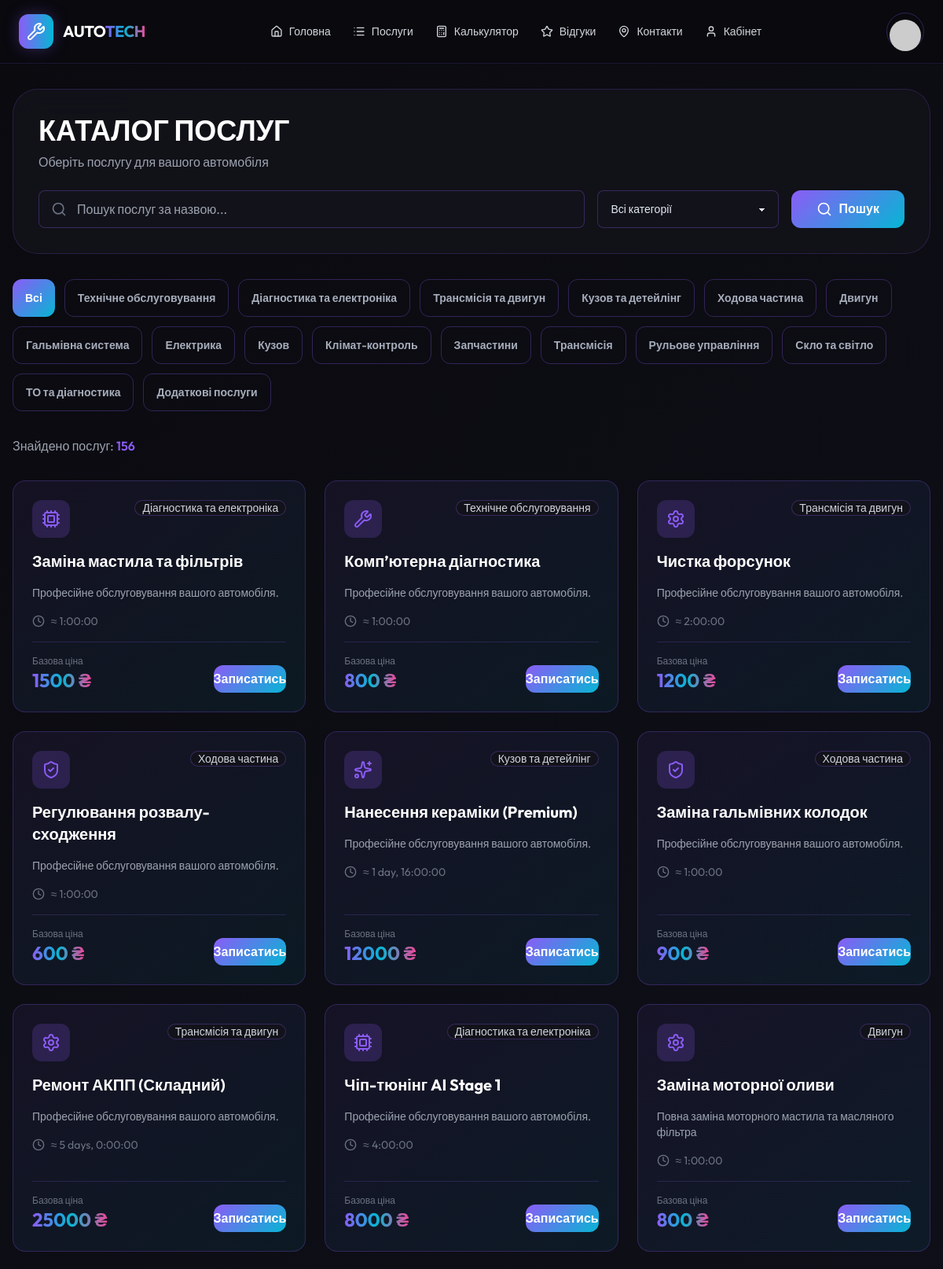
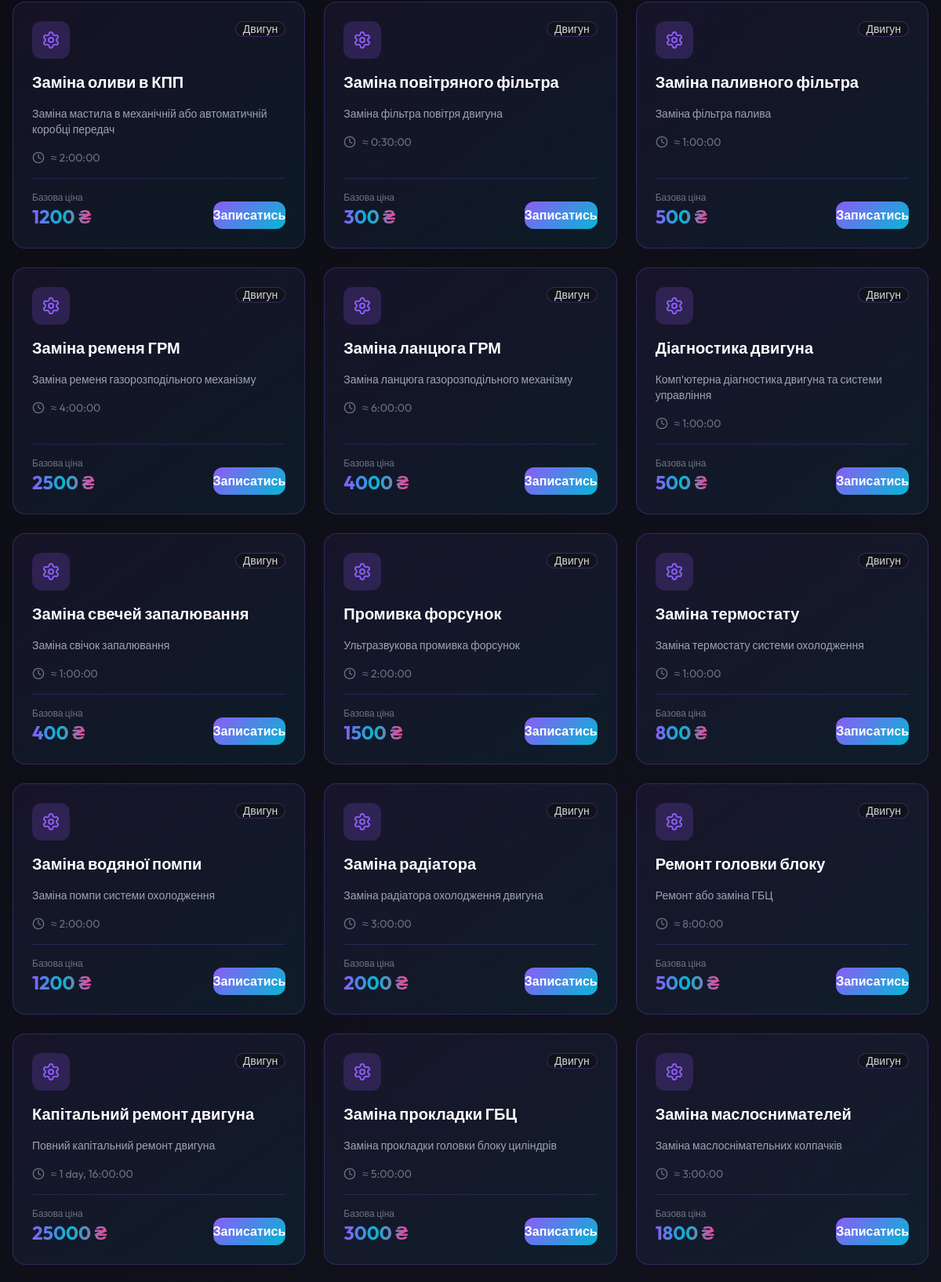
Screenshot of /services/ (signed in, upper part) with the database file from the repository (2 pictures, top to bottom).
### services/models.py (models this page shows, shortened)
class ServiceCategory(models.Model):
    name = models.CharField(max_length=100, verbose_name=_("Категорія"))
    icon = models.CharField(max_length=50, blank=True, help_text="Lucide icon name")
    class Meta:
        verbose_name = _("Категорія послуг")
        verbose_name_plural = _("Категорії послуг")

class Service(models.Model):
    category = models.ForeignKey(ServiceCategory, on_delete=models.CASCADE, related_name="services")
    name = models.CharField(max_length=200, verbose_name=_("Назва послуги"))
    description = models.TextField(blank=True, verbose_name=_("Опис"))
    base_price = models.DecimalField(max_digits=10, decimal_places=2, verbose_name=_("Базова ціна"))
    estimated_time = models.DurationField(verbose_name=_("Орієнтовний час"))
    class Meta:
        verbose_name = _("Послуга")
        verbose_name_plural = _("Послуги")

### services/views.py (the view)
# urls.py: path("", views.ServiceListView.as_view(), name="list"),
class ServiceListView(ListView):
    model = Service
    template_name = "services/list.html"
    context_object_name = "services"
    def get_context_data(self, **kwargs):
        context = super().get_context_data(**kwargs)
        context["categories"] = ServiceCategory.objects.all()
        context["search_query"] = self.request.GET.get("search", "")
        context["category_id"] = self.request.GET.get("category", "")
        return context
    def get_queryset(self):
        queryset = super().get_queryset()
        category_id = self.request.GET.get("category")
        if category_id:
            queryset = queryset.filter(category_id=category_id)
        search_query = self.request.GET.get("search", "")
        if search_query:
            queryset = queryset.filter(name__icontains=search_query) | queryset.filter(
                description__icontains=search_query
            )
        return queryset

### templates/services/list.html (shortened to what this page needs)
{% extends 'base.html' %}
{% load static %}
{% block content %}
<div class="space-y-8">
    <div class="glass-panel rounded-[32px] p-8">
        <h1 class="text-4xl font-black text-white mb-2">КАТАЛОГ ПОСЛУГ</h1>
        <p class="text-gray-400 mb-6">Оберіть послугу для вашого автомобіля</p>
        <form method="get" class="space-y-4">
            <div class="flex flex-col md:flex-row gap-4">
                <div class="flex-1 relative">
                    <i data-lucide="search" class="absolute left-4 top-1/2 -translate-y-1/2 w-5 h-5 text-gray-500"></i>
                    <input type="text"
                           name="search"
                           value="{{ search_query|default:'' }}"
                           placeholder="Пошук послуг за назвою..."
                           class="input input-bordered w-full pl-12 bg-cyber-surface border-cyber-purple/30 focus:border-cyber-purple h-12"
                    />
                </div>
                <select name="category" class="select select-bordered bg-cyber-surface border-cyber-purple/30 h-12 min-w-[200px]">
                    <option value="">Всі категорії</option>
                </select>
                <button type="submit" class="btn-cyber h-12 px-8 rounded-xl">
                    <i data-lucide="search" class="w-5 h-5"></i>
                    <span class="ml-2">Пошук</span>
                </button>
            </div>
        </form>
    </div>
    <div class="flex flex-wrap gap-3">
        <a href="{% url 'services:list' %}" class="btn {% if not category_id %}btn-cyber{% else %}btn-outline border-cyber-purple/30{% endif %} rounded-xl">
            Всі
        </a>
        {% for cat in categories %}
        <a href="{% url 'services:list' %}?category={{ cat.id }}" class="btn {% if category_id == cat.id|stringformat:"s" %}btn-cyber{% else %}btn-outline border-cyber-purple/30{% endif %} rounded-xl">
            {{ cat.name }}
        </a>
        {% endfor %}
    </div>
    <div class="text-gray-400">
        Знайдено послуг: <span class="text-cyber-purple font-semibold">{{ services|length }}</span>
    </div>
    <div class="grid grid-cols-1 md:grid-cols-2 lg:grid-cols-3 gap-6">
        {% for service in services %}
        <div class="cyber-card p-6 rounded-2xl flex flex-col justify-between h-full">
            <div class="space-y-4">
                <div class="flex justify-between items-start">
                    <div class="w-12 h-12 rounded-xl bg-cyber-purple/20 flex items-center justify-center">
                        <i data-lucide="{{ service.category.icon|default:'wrench' }}" class="w-6 h-6 text-cyber-purple"></i>
                    </div>
                    <span class="badge bg-cyber-surface border-cyber-purple/30 text-gray-300">{{ service.category.name }}</span>
                </div>
                <h3 class="text-xl font-bold text-white">{{ service.name }}</h3>
                <p class="text-gray-400 text-sm">
                    {{ service.description|default:"Професійне обслуговування вашого автомобіля." }}
                </p>
                {% if service.estimated_time %}
                <div class="flex items-center gap-2 text-gray-500 text-sm">
                    <i data-lucide="clock" class="w-4 h-4"></i>
                    <span>≈ {{ service.estimated_time }}</span>
                </div>
                {% endif %}
            </div>
            <div class="pt-4 flex justify-between items-end border-t border-cyber-purple/20 mt-4">
                <div>
                    <div class="text-xs text-gray-500">Базова ціна</div>
                    <div class="text-2xl font-bold gradient-text">{{ service.base_price|floatformat:0 }} ₴</div>
                </div>
                <a href="{% url 'bookings:create' %}?service={{ service.id }}" class="btn-cyber rounded-xl">
                    Записатись
                </a>
            </div>
        </div>
        {% empty %}
        <div class="col-span-full glass-panel rounded-[32px] p-12 text-center">
            <i data-lucide="search-x" class="w-16 h-16 mx-auto text-gray-600 mb-4"></i>
            <p class="text-gray-500 text-lg">Послуг не знайдено</p>
            <a href="{% url 'services:list' %}" class="btn-cyber mt-4 inline-block">Скинути фільтри</a>
        </div>
        {% endfor %}
    </div>
</div>
{% endblock %}

### templates/base.html (style rules this page uses)
:root { --cyber-purple: #8b5cf6; --cyber-cyan: #06b6d4; --cyber-pink: #ec4899; }
body { background: linear-gradient(135deg, #0a0a0f 0%, #1a1a2e 50%, #0f0f1a 100%); min-height: 100vh; color: #e2e8f0; font-family: 'Outfit', sans-serif; }
.glass-panel { background: rgba(18, 18, 26, 0.9); backdrop-filter: blur(20px); border: 1px solid rgba(139, 92, 246, 0.2); }
.cyber-card { background: linear-gradient(145deg, rgba(139, 92, 246, 0.08) 0%, rgba(6, 182, 212, 0.08) 100%); border: 1px solid rgba(139, 92, 246, 0.25); transition: all 0.3s ease; }
.btn-cyber { background: linear-gradient(135deg, var(--cyber-purple) 0%, var(--cyber-cyan) 100%); color: white; border: none; font-weight: 600; }
.gradient-text { background: linear-gradient(90deg, #8b5cf6 0%, #06b6d4 50%, #ec4899 100%); -webkit-background-clip: text; -webkit-text-fill-color: transparent; background-clip: text; }
.btn-cyber, .btn, .btn-outline { display: inline-flex !important; align-items: center !important; justify-content: center !important; text-align: center !important; line-height: 1.2 !important; vertical-align: middle !important; }
.btn-cyber span, .btn span, a.btn span, a.btn-cyber span { display: inline-block; text-align: center; line-height: 1.2 !important; vertical-align: middle !important; }
.btn-cyber, .btn { padding-top: 0.5rem !important; padding-bottom: 0.5rem !important; }

### rows the page displays
ServiceCategory: name "Технічне обслуговування"
ServiceCategory: name "Діагностика та електроніка"
ServiceCategory: name "Трансмісія та двигун"
ServiceCategory: name "Кузов та детейлінг"
ServiceCategory: name "Ходова частина"
ServiceCategory: name "Двигун"
ServiceCategory: name "Гальмівна система"
ServiceCategory: name "Електрика"
ServiceCategory: name "Кузов"
ServiceCategory: name "Клімат-контроль"
ServiceCategory: name "Запчастини"
ServiceCategory: name "Трансмісія"
ServiceCategory: name "Рульове управління"
ServiceCategory: name "Скло та світло"
ServiceCategory: name "ТО та діагностика"
ServiceCategory: name "Додаткові послуги"
Service: category.name "Діагностика та електроніка", name "Заміна мастила та фільтрів", description "Професійне обслуговування вашого автомобіля.", estimated_time "1:00:00", base_price "1500"
Service: category.name "Технічне обслуговування", name "Комп’ютерна діагностика", description "Професійне обслуговування вашого автомобіля.", estimated_time "1:00:00", base_price "800"
Service: category.name "Трансмісія та двигун", name "Чистка форсунок", description "Професійне обслуговування вашого автомобіля.", estimated_time "2:00:00", base_price "1200"
Service: category.name "Ходова частина", name "Регулювання розвалу-сходження", description "Професійне обслуговування вашого автомобіля.", estimated_time "1:00:00", base_price "600"
Service: category.name "Кузов та детейлінг", name "Нанесення кераміки (Premium)", description "Професійне обслуговування вашого автомобіля.", estimated_time "1 day, 16:00:00", base_price "12000"
Service: category.name "Ходова частина", name "Заміна гальмівних колодок", description "Професійне обслуговування вашого автомобіля.", estimated_time "1:00:00", base_price "900"
Service: category.name "Трансмісія та двигун", name "Ремонт АКПП (Складний)", description "Професійне обслуговування вашого автомобіля.", estimated_time "5 days, 0:00:00", base_price "25000"
Service: category.name "Діагностика та електроніка", name "Чіп-тюнінг AI Stage 1", description "Професійне обслуговування вашого автомобіля.", estimated_time "4:00:00", base_price "8000"
Service: category.name "Двигун", name "Заміна моторної оливи", description "Повна заміна моторного мастила та масляного фільтра", estimated_time "1:00:00", base_price "800"
Service: category.name "Двигун", name "Заміна оливи в КПП", description "Заміна мастила в механічній або автоматичній коробці передач", estimated_time "2:00:00", base_price "1200"
Service: category.name "Двигун", name "Заміна повітряного фільтра", description "Заміна фільтра повітря двигуна", estimated_time "0:30:00", base_price "300"
Service: category.name "Двигун", name "Заміна паливного фільтра", description "Заміна фільтра палива", estimated_time "1:00:00", base_price "500"
Service: category.name "Двигун", name "Заміна ременя ГРМ", description "Заміна ременя газорозподільного механізму", estimated_time "4:00:00", base_price "2500"
Service: category.name "Двигун", name "Заміна ланцюга ГРМ", description "Заміна ланцюга газорозподільного механізму", estimated_time "6:00:00", base_price "4000"
Service: category.name "Двигун", name "Діагностика двигуна", description "Комп'ютерна діагностика двигуна та системи управління", estimated_time "1:00:00", base_price "500"
Service: category.name "Двигун", name "Заміна свечей запалювання", description "Заміна свічок запалювання", estimated_time "1:00:00", base_price "400"
Service: category.name "Двигун", name "Промивка форсунок", description "Ультразвукова промивка форсунок", estimated_time "2:00:00", base_price "1500"
Service: category.name "Двигун", name "Заміна термостату", description "Заміна термостату системи охолодження", estimated_time "1:00:00", base_price "800"
Service: category.name "Двигун", name "Заміна водяної помпи", description "Заміна помпи системи охолодження", estimated_time "2:00:00", base_price "1200"
Service: category.name "Двигун", name "Заміна радіатора", description "Заміна радіатора охолодження двигуна", estimated_time "3:00:00", base_price "2000"
Service: category.name "Двигун", name "Ремонт головки блоку", description "Ремонт або заміна ГБЦ", estimated_time "8:00:00", base_price "5000"
Service: category.name "Двигун", name "Капітальний ремонт двигуна", description "Повний капітальний ремонт двигуна", estimated_time "1 day, 16:00:00", base_price "25000"
Service: category.name "Двигун", name "Заміна прокладки ГБЦ", description "Заміна прокладки головки блоку циліндрів", estimated_time "5:00:00", base_price "3000"
Service: category.name "Двигун", name "Заміна маслоснимателей", description "Заміна маслоснімательних колпачків", estimated_time "3:00:00", base_price "1800"

### other values shown
{{ services|length }} "156"
